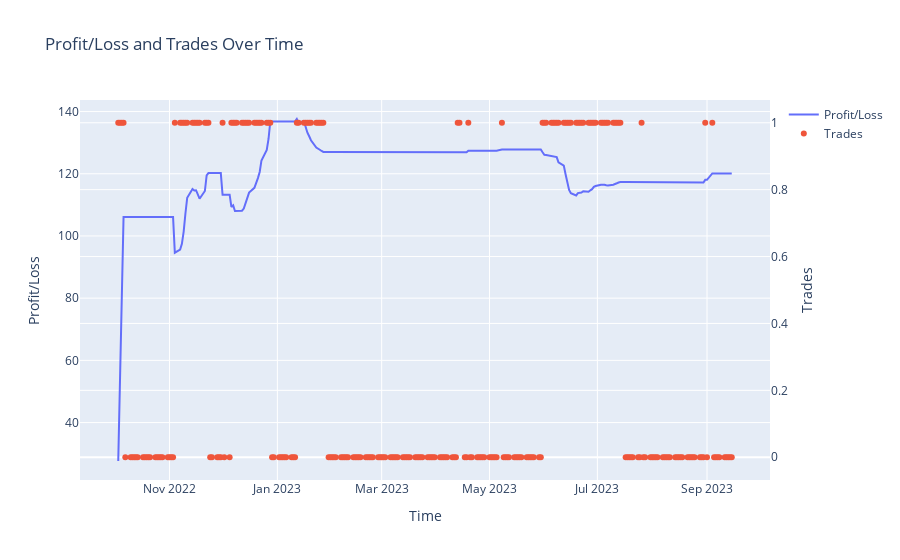

Notebook code for this chart:
### Code cell
best_profit, best_rolling_window, best_lower_threshold, best_upper_threshold = ots.study(rolling_window_range=[5,60,5],
                                                                                         lower_threshold_range=[0.0,2,0.1], 
                                                                                         upper_threshold_range=[100,101,1], 
                                                                                         criteria="profit", 
                                                                                         min_trades=10, 
                                                                                         verbose=True, 
                                                                                         plot=True)

### Figure 1 — Plotly figure (JSON) as saved in the notebook; plotly's stock layout.template omitted (floating-point values rounded to 4 significant figures; data arrays with more than 128 entries replaced by an {"elided": "..."} marker saying what was removed)
{"data": [{"mode": "lines", "name": "Profit/Loss", "type": "scatter", "x": {"elided": "250 str values"}, "y": {"elided": "250 float values"}}, {"mode": "markers", "name": "Trades", "type": "scatter", "x": {"elided": "250 str values"}, "y": {"elided": "250 int values"}, "yaxis": "y2"}], "layout": {"title": {"text": "Profit/Loss and Trades Over Time"}, "xaxis": {"title": {"text": "Time"}}, "yaxis": {"title": {"text": "Profit/Loss"}}, "yaxis2": {"overlaying": "y", "side": "right", "title": {"text": "Trades"}}}}
